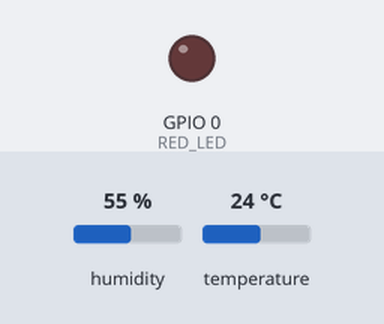
Bench run of a sketch on a simulated ESP8266 (NodeMCU). On the bench: output pins drawn as LEDs (lit = HIGH). The inputs (shaded band) are chosen by the test bench; at power-on: humidity 55 %, temperature 24 °C. WiFi joins after 1.5 s; servers stay silent unless stated; uploads are accepted with an empty reply; what the sketch prints to the serial monitor is not drawn. At 4.1 s the program puts the board to deep sleep or switches it off; the recording ends there.

Above: at 0.1 s.
Timing chart, 0 to 4.1 s (numbered marks = the images above):
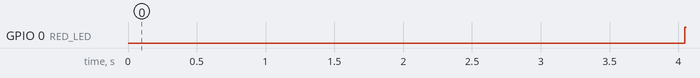

Measured:
- by itself, GPIO 0 (RED_LED): LOW → HIGH at 4.0 s

The sketch:

sketch_dec14b_low_power.ino
```cpp
/*
 * Change Log:
 * 2015-12-13 11:14:  Refactor to pull temperature & humidity measurement out, etc.
 */

#include <ESP8266WiFi.h>
#include <Wire.h>
#include "Adafruit_HTU21DF.h"
ADC_MODE(ADC_VCC);  // Enable ESP.getVcc();

#define RED_LED 0   // Red LED on Adafruit HUZZAH Feather; no pull-up resistor, LOW lights up the LED.
#define BLUE_LED 2  // Blue LED on Adafruit HUZZAH Feather; has a pull-up resistor, LOW lights up the LED.

const char* ssid     = "stargate";
const char* password = "sarahanneyakersynge";
const char* hostAddr = "192.168.1.17";
const char* hostName = "jsdabbler-hrd.appspot.com";

const int report_interval_secs = 10;

void ConnectToWiFi() {
  Serial.print("Connecting to WiFi access point ");
  Serial.println(ssid);

  // TODO Store params, especially password, in EEPROM instead of in code.
  WiFi.begin(ssid, password);

  while (WiFi.status() != WL_CONNECTED) {
    delay(500);
    Serial.print(".");
  }

  Serial.println("");
  Serial.print("WiFi connected, local IP address: ");
  Serial.println(WiFi.localIP());
}

void GETtoSerial(const char* hostAddr, const char* hostName, int httpPort, const String& url) {
  if (hostAddr == nullptr) {
    hostAddr = hostName;
  } else if (hostName == nullptr) {
    hostName = hostAddr;
  }

  // Use WiFiClient class to create TCP connections
  WiFiClient client;
  Serial.print("Client created, client status: ");
  Serial.println(client.status());

  Serial.print("Connecting to http://");
  Serial.print(hostAddr);
  Serial.print(":");
  Serial.print(httpPort);
  Serial.println(url);
  if (!client.connect(hostAddr, httpPort)) {
    Serial.println("connection failed");
    return;
  }

  Serial.print("Connected, client status: ");
  Serial.println(client.status());

  // We now create a URI for the request
  Serial.println("Connected to server, sending GET request");

  // This will send the request to the server
  client.print("GET ");
  client.print(url);
  client.print(" HTTP/1.1\r\n");
  client.print(String("Host: ") + hostName + "\r\nConnection: close\r\n\r\n");
  client.flush();

  Serial.print("Sent request, client status: ");
  Serial.println(client.status());

  // TODO Determine if this delay is necessary, or if I can just loop checking for status is still ESTABLISHED, and waiting until
  // available is true.
  delay(500);

  // Read all the lines of the reply from server and print them to Serial.
  // TODO Parse the server timestamp, and make it available for computing when we
  // should next report (e.g. if prefer to report on the hour, then try to move to reporting such that the offset is tiny).
  while(client.available()){
    String line = client.readStringUntil('\r');
    Serial.print(line);
  }

  Serial.println();
  Serial.print("Status: ");
  Serial.println(client.status());
  Serial.print("Closing connection...");
  client.stop();
  Serial.println("  disconnected");
}

class Reporter {
 public:
  Reporter() {}

  void Init() {
    Serial.println("Initializing HTU21D communication");
    Wire.begin(4,5);  // On Adafruit Feather HUZZAH ESP8266, pins 4 and 5 are SDA and SDC.
    if (!htu_.begin()) {
      Serial.println("Couldn't find Temperature and Humidity Sensor!");
      while (1);  // TODO Come up with a better death signal/response
                  // (e.g. light up Red LED as SOS, and blue with an error code).
    }
    Serial.println("Connected to Temperature and Humidity Sensor");
  }

  void Measure() {
    const int loops = 16;
    temperature_ = 0;
    humidity_ = 0;
    vcc_ = 0;
    for (int loop = 0; loop < loops; ++loop) {
      temperature_ += htu_.readTemperature();
      humidity_ += htu_.readHumidity();
      vcc_ += ESP.getVcc();
    }
    temperature_ /= loops;
    humidity_ /= loops;
    vcc_ /= loops;
    vcc_ /= 1024;  // ADC reads in units of 1/1024 volts.

    // See https://www.adafruit.com/datasheets/1899_HTU21D.pdf for
    // the source of this formula.
    compensated_ = humidity_ + (25.0 - temperature_) * 0.15;
  }

  void PrintMeasurements() {
    Serial.print("Temp: "); Serial.print(temperature_);
    Serial.print("\t\tRH(raw): "); Serial.print(humidity_);
    Serial.print("\t\tRH(comp): "); Serial.print(compensated_);
    Serial.print("\t\tVcc: "); Serial.print(vcc_);
    Serial.println();
  }

  void ReportMeasurements() {
    String url("/.record-data?temperature=");
    url += temperature_;
    url += "&humidity=";
    url += humidity_;
    url += "&compensated=";
    url += compensated_;
    url += "&vcc=";
    url += vcc_;
    GETtoSerial(hostAddr, hostName, 8080, url);
  }

 private:
  float temperature_;  // Degrees C
  float humidity_;     // Percent Relative Humidity
  float compensated_;  // Percent Relative Humidity (temperature adjusted).
  float vcc_;
  Adafruit_HTU21DF htu_;
};

String FormatDurationMs(unsigned long ms) {
  int seconds = ms / 1000;
  ms -= seconds * 1000;
  int minutes = seconds / 60;
  seconds -= minutes * 60;
  int hours = minutes / 60;
  minutes -= hours * 60;
  char buf[64];
  int n = snprintf(buf, 64, "%d:%02d:%02d.%03d",
      hours, minutes, seconds, ms);
  buf[n] = 0;
  return String(buf);
}

Reporter reporter;

void measureAndReport() {
  reporter.Measure();
  reporter.PrintMeasurements();
  reporter.ReportMeasurements();
}

unsigned long last_time = 0;

void setup() {
  unsigned long start_time = millis();
  Serial.begin(115200);
  pinMode(RED_LED, INPUT);
  pinMode(BLUE_LED, INPUT);

  // Give serial a bit of time (not sure if needed).
  delay(100);
  Serial.println();
  Serial.print("Start time: ");
  Serial.println(start_time);
  Serial.print("Last time: ");
  Serial.println(last_time);
  last_time = start_time;

  // Connect to wi-fi base station.
  ConnectToWiFi();

  // Connect to HTU21D-F Temperature and Humidity Sensor.
  reporter.Init();

  Serial.print("setup() took: ");
  unsigned long end_time = millis();
  Serial.println(end_time - start_time);
}


void loop() {
  unsigned long start_time = millis();
  reporter.Measure();
  reporter.PrintMeasurements();
  reporter.ReportMeasurements();

  // How long until the next measurement?
  unsigned long next_time = start_time + (report_interval_secs * 1000);
  unsigned long end_time = millis();
  unsigned long sleep_ms = next_time - end_time;
  if (sleep_ms > 0) {
    Serial.print("Sleep time: ");
    Serial.println(FormatDurationMs(sleep_ms));
  } else {
    sleep_ms = 1;
  }

  if (false) {
    Serial.println("Sleeping by delaying...");
    delay(sleep_ms);
  } else {
    // Use low power mode, which will reboot the ESP after the specified sleep period
    // (in particular, will run this sketch from the beginning again).

    pinMode(RED_LED, OUTPUT);
    digitalWrite(RED_LED, LOW);
    delay(10);
    digitalWrite(RED_LED, HIGH);
    delay(10);

    unsigned long sleep_us = sleep_ms * 1000;
    Serial.println("Requesting deep sleep mode...");
    ESP.deepSleep(sleep_us, WAKE_RFCAL);
    // Wait a little while because the ESP8266 takes a while to enter low power mode after that call.
    Serial.print("Requested deep sleep mode");
    while (true) {
      delay(10);
      Serial.print(".");
    }
  }
}
```
